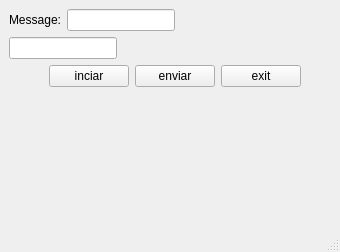
<?xml version="1.0" encoding="UTF-8"?>
<ui version="4.0">
 <class>widget</class>
 <widget class="QMainWindow" name="widget">
  <property name="geometry">
   <rect>
    <x>0</x>
    <y>0</y>
    <width>340</width>
    <height>252</height>
   </rect>
  </property>
  <property name="windowTitle">
   <string>widget</string>
  </property>
  <widget class="QWidget" name="centralwidget">
   <layout class="QFormLayout" name="formLayout">
    <item row="0" column="0">
     <layout class="QHBoxLayout" name="horizontalLayout_2">
      <item>
       <widget class="QLabel" name="label">
        <property name="text">
         <string>Message:</string>
        </property>
       </widget>
      </item>
      <item>
       <widget class="QLineEdit" name="msj"/>
      </item>
     </layout>
    </item>
    <item row="2" column="0">
     <layout class="QHBoxLayout" name="horizontalLayout">
      <item>
       <spacer name="horizontalSpacer">
        <property name="orientation">
         <enum>Qt::Horizontal</enum>
        </property>
        <property name="sizeHint" stdset="0">
         <size>
          <width>40</width>
          <height>20</height>
         </size>
        </property>
       </spacer>
      </item>
      <item>
       <widget class="QPushButton" name="start">
        <property name="text">
         <string>inciar</string>
        </property>
       </widget>
      </item>
      <item>
       <widget class="QPushButton" name="send">
        <property name="text">
         <string>enviar</string>
        </property>
       </widget>
      </item>
      <item>
       <widget class="QPushButton" name="exit">
        <property name="text">
         <string>exit</string>
        </property>
       </widget>
      </item>
     </layout>
    </item>
    <item row="1" column="0">
     <widget class="QLineEdit" name="ser"/>
    </item>
   </layout>
  </widget>
  <widget class="QMenuBar" name="menubar">
   <property name="geometry">
    <rect>
     <x>0</x>
     <y>0</y>
     <width>340</width>
     <height>22</height>
    </rect>
   </property>
  </widget>
  <widget class="QStatusBar" name="statusbar"/>
 </widget>
 <resources/>
 <connections/>
</ui>
